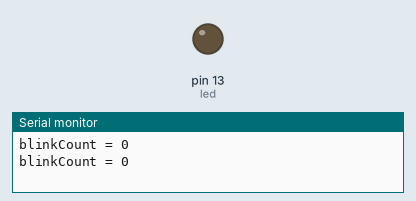
This sketch was run on a simulated Arduino Uno, built with avr-gcc and run on an emulated ATmega328P. On the bench: output pins drawn as LEDs (lit = HIGH), the last lines printed to the serial monitor.

Above: at 0.15 s.
At 4.4 s:
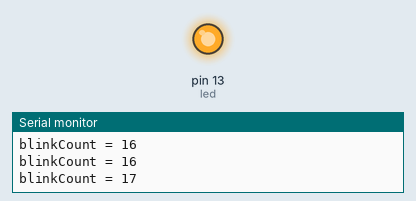
Timing chart, 0 to 4.7 s (numbered marks = the images above):
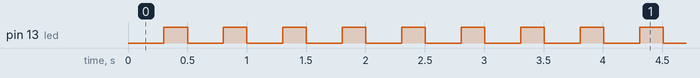

The sketch:

Prog_57_2.ino
```cpp
#include <TimerOne.h>
const int led = 13;  // the pin with a LED
int ledState = LOW;    // El LED empieza apagado
volatile unsigned long blinkCount = 0; // Somos muy obedientes

void setup(void)
{
  pinMode(led, OUTPUT);
  Timer1.initialize(250000);         // Dispara cada 250 ms
  Timer1.attachInterrupt(ISR_Blink); // Activa la interrupcion y la asocia a ISR_Blink
  Serial.begin(9600);

}

void ISR_Blink()
{
  ledState = !ledState ;
  blinkCount++    ;     // Para saber cuantas veces se enciende el LED
}

void loop(void)
{
  unsigned long N;  // holds a copy of the blinkCount
  digitalWrite(led, ledState);

  noInterrupts();
  N = blinkCount;
  interrupts();

  Serial.print("blinkCount = ");
  Serial.println(N);
  delay(100);
}
```

Measured:
- by itself, pin 13 (led): moves between LOW and HIGH, repeating every 2.0 s
- by itself, everything shown: repeats every 2.0 s, in 8 steps
